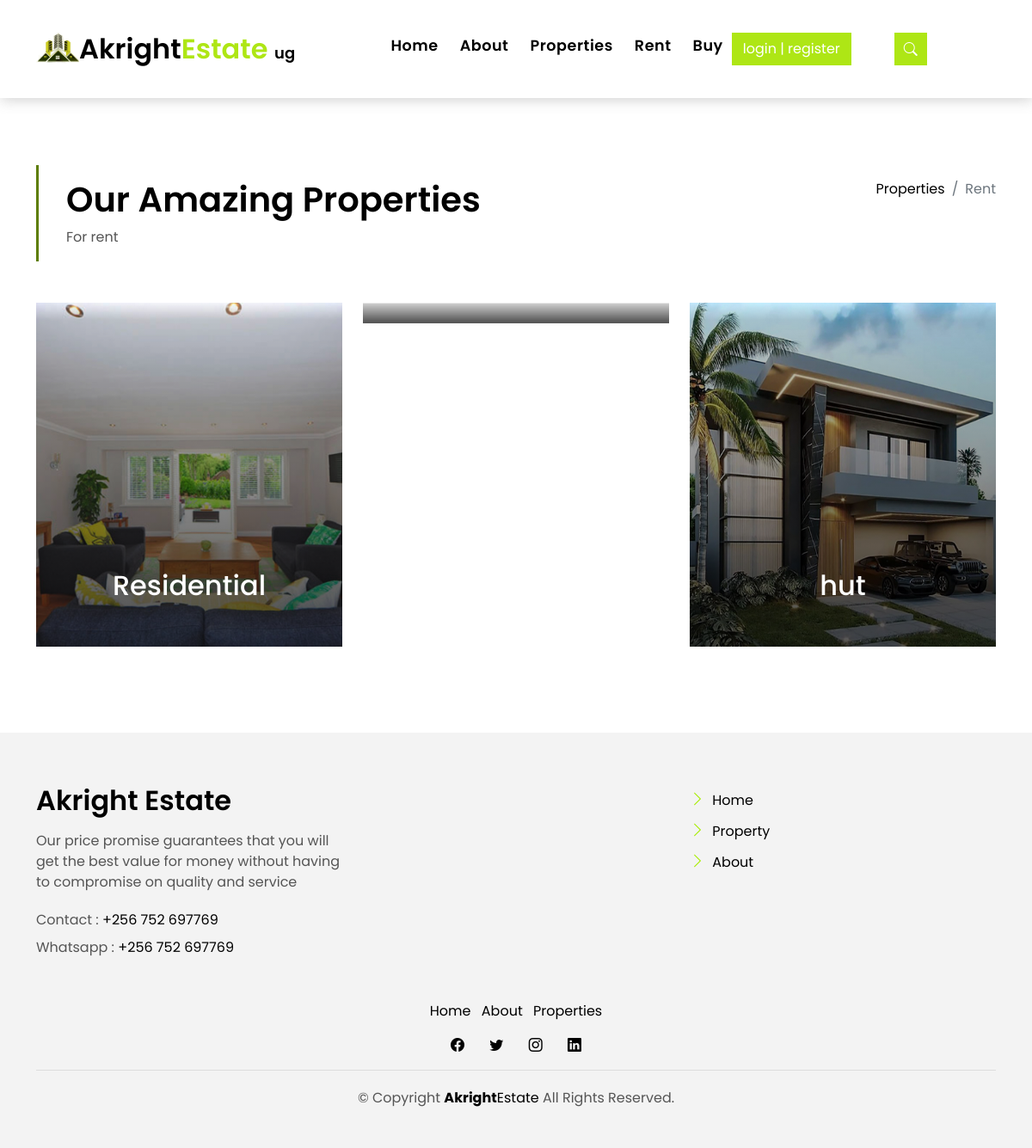
Page /rent.php on the committed database.
### tables this page shows
CREATE TABLE `property_table` (
  `id` int(11) NOT NULL,
  `name` varchar(50) NOT NULL,
  `category_id` int(11) NOT NULL,
  `image_url` varchar(100) NOT NULL,
  `address` varchar(255) NOT NULL,
  `status` varchar(255) NOT NULL,
  `no_of_rooms` int(255) NOT NULL,
  `no_of_garages` int(255) NOT NULL,
  `description` varchar(255) NOT NULL,
  `type` varchar(100) NOT NULL,
  `price` double NOT NULL,
  `date_of_addition` timestamp NOT NULL DEFAULT current_timestamp() ON UPDATE current_timestamp()
);

### rent.php (the view, shortened to what this page needs)
<?php include("./includes/header.php"); ?>
  <main id="main">
    <section class="intro-single">
      <div class="container">
        <div class="row">
          <div class="col-md-12 col-lg-8">
            <div class="title-single-box">
              <h1 class="title-single">Our Amazing Properties</h1>
              <span class="color-text-a">For rent</span>
            </div>
          </div>
          <div class="col-md-12 col-lg-4">
            <nav aria-label="breadcrumb" class="breadcrumb-box d-flex justify-content-lg-end">
              <ol class="breadcrumb">
                <li class="breadcrumb-item">
                  <a href="#">Properties</a>
                </li>
                <li class="breadcrumb-item active" aria-current="page">
                  Rent
                </li>
              </ol>
            </nav>
          </div>
        </div>
      </div>
    </section>
    <section class="property-grid grid">
      <div class="container">
        <div class="row">
          <?php
            $property = $conn->query("select * from property_table where type = 'rent'");
            while($row = $property->fetch_assoc())
            {
              ?>
                  <div class="col-md-4">
                      <div class="card-box-a card-shadow">
                        <div class="img-box-a">
                          <img src="admin/uploads/<?= $row['image_url']?>" alt="" class="img-a img-fluid">
                        </div>
                        <div class="card-overlay">
                          <div class="card-overlay-a-content">
                            <div class="card-header-a">
                              <h2 class="card-title-a text-center">
                                  <?= $row['name'] ?>
                              </h2>
                            </div>
                            <div class="card-body-a">
                              <div class="price-box d-flex">
                              </div>
                            </div>
                          </div>
                        </div>
                      </div>
                    </div>
              <?php
            }
            ?>
        </div>
      </div>
    </section>
  </main>
  <?php include("./includes/footer.php"); ?>

### assets/css/style.css (style rules this page uses)
body { font-family: "Poppins", sans-serif; color: #555555; }
h1, h2, h3, h4, h5, h6 { color: #000000; }
a { color: #000000; text-decoration: none; transition: all 0.5s ease; }
.color-text-a { text-decoration: none; color: #555555; }
.intro-single { padding: 12rem 0 3rem; }
.intro-single .title-single-box { padding: 1rem 0 1rem 2rem; }
.intro-single .title-single-box { border-left: 3px solid #5d7d03; }
.intro-single .title-single-box .title-single { font-weight: 600; font-size: 2.2rem; }
@media (min-width: 768px) { .intro-single .title-single-box .title-single { font-size: 2.1rem; } }
@media (min-width: 992px) { .intro-single .title-single-box .title-single { font-size: 2.5rem; } }
.intro-single .breadcrumb-box { padding: 1rem 0 0 0.5rem; }
.intro-single .breadcrumb { background-color: transparent; padding-right: 0; padding-left: 0; }
@media (min-width: 768px) { .grid .card-box-a, .grid .card-box-b, .grid .card-box-c, .grid .card-box-d { margin-bottom: 2.5rem; } }
.card-box-a, .card-box-b, .card-box-d { position: relative; overflow: hidden; -webkit-backface-visibility: hidden; backface-visibility: hidden; }
.card-box-a .img-a, .card-box-a .img-b, .card-box-b .img-a, .card-box-b .img-b { transition: 0.8s all ease-in-out; height: 400px; }
.card-overlay { position: absolute; width: 100%; height: 100%; top: 0; left: 0; }
.card-shadow { -webkit-backface-visibility: hidden; backface-visibility: hidden; }
.card-shadow:before { content: " "; position: absolute; top: 0; left: 0; width: 100%; height: 100%; z-index: 1; background: linear-gradient(to bottom, rgba(0, 0, 0, 0) 0%, rgba(0, 0, 0, 0.2) 5%, rgba(0, 0, 0, 0.65) 90%); }
.card-overlay-a-content { transition: all 0.5s ease-in; position: absolute; width: 100%; bottom: 0px; z-index: 2; }
@media (min-width: 768px) { .card-overlay-a-content { bottom: -20px; } }
@media (min-width: 992px) { .card-overlay-a-content { bottom: 0px; } }
.card-header-a { padding: 0 1rem; }
.card-header-a .card-title-a { color: #ffffff; margin-bottom: 0; padding-bottom: 0.7rem; }
@media (min-width: 768px) { .card-header-a .card-title-a { font-size: 1.3rem; } }
@media (min-width: 992px) { .card-header-a .card-title-a { font-size: 2rem; } }
.card-body-a { z-index: 2; transition: all 0.5s ease-in; padding: 0rem 1rem 2rem 1rem; }
.card-body-a .price-box { padding-bottom: 0.5rem; }

### rows in the picture
property_table: image_url (picture), name "Residential"
property_table: image_url (picture), name "hut"
